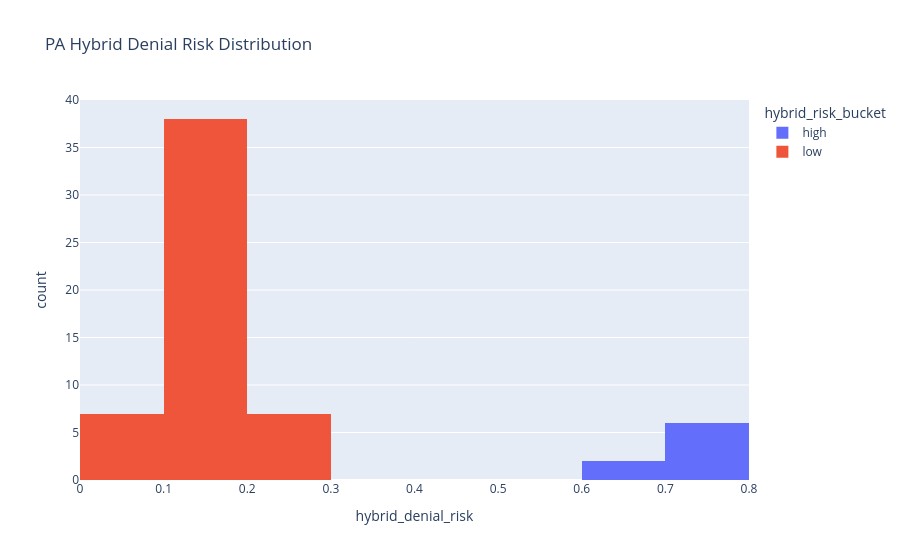
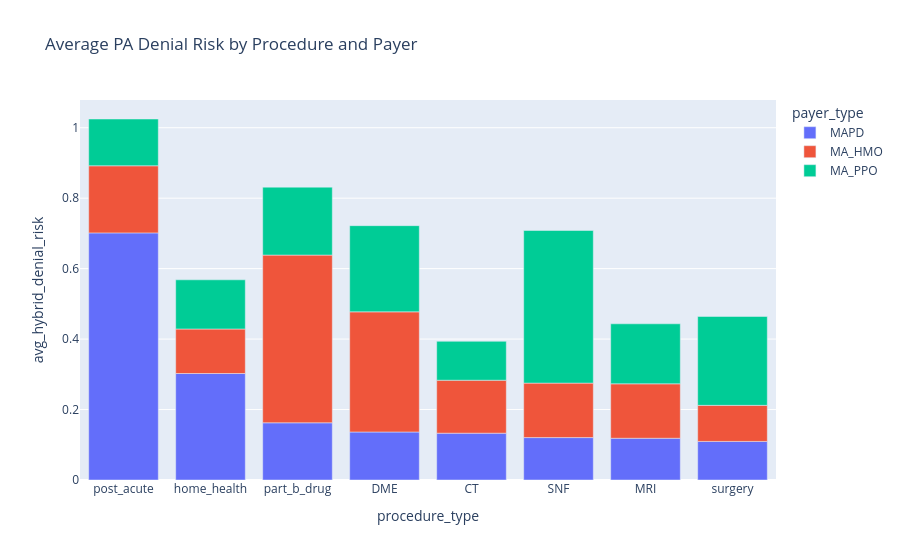

The cell these charts' notebook holds for them, in order:
### Markdown cell above
## PA Risk Visuals

Elements: histograms show risk distribution; bars show high-risk groups by procedure/payer.

### Code cell
fig = px.histogram(pa_predictions, x="hybrid_denial_risk", color="hybrid_risk_bucket", title="PA Hybrid Denial Risk Distribution")
fig.show()

risk_by_proc = (
    pa_predictions.groupby(["procedure_type", "payer_type"], as_index=False)
    .agg(avg_hybrid_denial_risk=("hybrid_denial_risk", "mean"), high_risk_cases=("hybrid_risk_bucket", lambda s: int((s == "high").sum())))
    .sort_values("avg_hybrid_denial_risk", ascending=False)
)
risk_by_proc.to_csv(TABLE_DIR / "pa_risk_by_procedure_payer.csv", index=False)
fig = px.bar(risk_by_proc, x="procedure_type", y="avg_hybrid_denial_risk", color="payer_type", title="Average PA Denial Risk by Procedure and Payer")
fig.show()
display(risk_by_proc)

### Figure 1 — Plotly figure (JSON) as saved in the notebook; plotly's stock layout.template omitted (floating-point values rounded to 4 significant figures)
{"data": [{"bingroup": "x", "hovertemplate": "hybrid_risk_bucket=high<br>hybrid_denial_risk=%{x}<br>count=%{y}<extra></extra>", "legendgroup": "high", "marker": {"color": "#636efa", "pattern": {"shape": ""}}, "name": "high", "orientation": "v", "showlegend": true, "type": "histogram", "x": [0.7047, 0.7015, 0.7022, 0.7386, 0.7207, 0.696, 0.6896, 0.7288], "xaxis": "x", "yaxis": "y"}, {"bingroup": "x", "hovertemplate": "hybrid_risk_bucket=low<br>hybrid_denial_risk=%{x}<br>count=%{y}<extra></extra>", "legendgroup": "low", "marker": {"color": "#EF553B", "pattern": {"shape": ""}}, "name": "low", "orientation": "v", "showlegend": true, "type": "histogram", "x": [0.1676, 0.1204, 0.1035, 0.07693, 0.1964, 0.1328, 0.1741, 0.2447, 0.1885, 0.1793, 0.1173, 0.1182, 0.1192, 0.2135, 0.1168, 0.1396, 0.1316, 0.1601, 0.1519, 0.1469, 0.2163, 0.1782, 0.1884, 0.202, 0.1436, 0.1048, 0.08152, 0.202, 0.1905, 0.1698, 0.08185, 0.0681, 0.1658, 0.1429, 0.1929, 0.1619, 0.1223, 0.164, 0.1496, 0.2345, 0.211, 0.1973, 0.1073, 0.135, 0.1485, 0.07055, 0.1311, 0.1322, 0.1323, 0.06346, 0.1105, 0.09883], "xaxis": "x", "yaxis": "y"}], "layout": {"barmode": "relative", "legend": {"title": {"text": "hybrid_risk_bucket"}, "tracegroupgap": 0}, "title": {"text": "PA Hybrid Denial Risk Distribution"}, "xaxis": {"anchor": "y", "domain": [0.0, 1.0], "title": {"text": "hybrid_denial_risk"}}, "yaxis": {"anchor": "x", "domain": [0.0, 1.0], "title": {"text": "count"}}}}

### Figure 2 — Plotly figure (JSON) as saved in the notebook; plotly's stock layout.template omitted (floating-point values rounded to 4 significant figures)
{"data": [{"hovertemplate": "payer_type=MAPD<br>procedure_type=%{x}<br>avg_hybrid_denial_risk=%{y}<extra></extra>", "legendgroup": "MAPD", "marker": {"color": "#636efa", "pattern": {"shape": ""}}, "name": "MAPD", "orientation": "v", "showlegend": true, "textposition": "auto", "type": "bar", "x": ["post_acute", "home_health", "part_b_drug", "DME", "CT", "SNF", "MRI", "surgery"], "xaxis": "x", "y": [0.7015, 0.3023, 0.1624, 0.1363, 0.1329, 0.1204, 0.1185, 0.1095], "yaxis": "y"}, {"hovertemplate": "payer_type=MA_HMO<br>procedure_type=%{x}<br>avg_hybrid_denial_risk=%{y}<extra></extra>", "legendgroup": "MA_HMO", "marker": {"color": "#EF553B", "pattern": {"shape": ""}}, "name": "MA_HMO", "orientation": "v", "showlegend": true, "textposition": "auto", "type": "bar", "x": ["part_b_drug", "DME", "post_acute", "SNF", "MRI", "CT", "home_health", "surgery"], "xaxis": "x", "y": [0.476, 0.3411, 0.1905, 0.1547, 0.1546, 0.1503, 0.1263, 0.1024], "yaxis": "y"}, {"hovertemplate": "payer_type=MA_PPO<br>procedure_type=%{x}<br>avg_hybrid_denial_risk=%{y}<extra></extra>", "legendgroup": "MA_PPO", "marker": {"color": "#00cc96", "pattern": {"shape": ""}}, "name": "MA_PPO", "orientation": "v", "showlegend": true, "textposition": "auto", "type": "bar", "x": ["SNF", "surgery", "DME", "part_b_drug", "MRI", "home_health", "post_acute", "CT"], "xaxis": "x", "y": [0.4332, 0.2523, 0.2447, 0.1929, 0.1703, 0.1396, 0.1328, 0.1105], "yaxis": "y"}], "layout": {"barmode": "relative", "legend": {"title": {"text": "payer_type"}, "tracegroupgap": 0}, "title": {"text": "Average PA Denial Risk by Procedure and Payer"}, "xaxis": {"anchor": "y", "domain": [0.0, 1.0], "title": {"text": "procedure_type"}}, "yaxis": {"anchor": "x", "domain": [0.0, 1.0], "title": {"text": "avg_hybrid_denial_risk"}}}}
